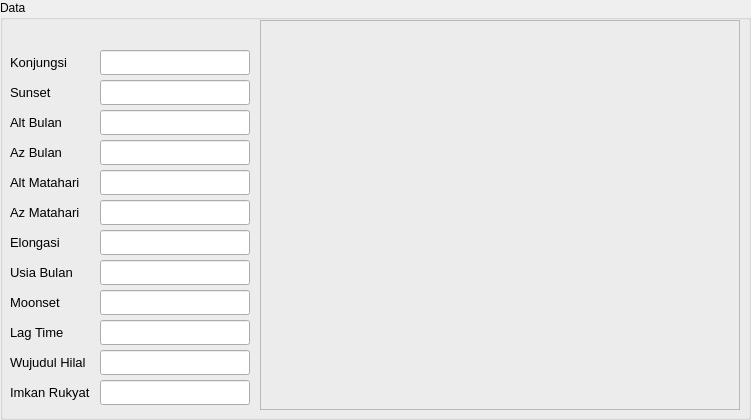
   <widget class="QGroupBox" name="groupBox">
    <property name="geometry">
     <rect>
      <x>170</x>
      <y>200</y>
      <width>751</width>
      <height>420</height>
     </rect>
    </property>
    <property name="title">
     <string>Data</string>
    </property>
    <widget class="QFrame" name="frame_grafik">
     <property name="geometry">
      <rect>
       <x>260</x>
       <y>20</y>
       <width>480</width>
       <height>390</height>
      </rect>
     </property>
     <property name="frameShape">
      <enum>QFrame::StyledPanel</enum>
     </property>
     <property name="frameShadow">
      <enum>QFrame::Raised</enum>
     </property>
    </widget>
    <widget class="QLineEdit" name="lineEdit_konjungsi">
     <property name="geometry">
      <rect>
       <x>100</x>
       <y>50</y>
       <width>150</width>
       <height>25</height>
      </rect>
     </property>
     <property name="font">
      <font>
       <pointsize>10</pointsize>
      </font>
     </property>
     <property name="layoutDirection">
      <enum>Qt::LeftToRight</enum>
     </property>
     <property name="text">
      <string/>
     </property>
     <property name="alignment">
      <set>Qt::AlignRight|Qt::AlignTrailing|Qt::AlignVCenter</set>
     </property>
     <property name="readOnly">
      <bool>true</bool>
     </property>
    </widget>
    <widget class="QLabel" name="label_2">
     <property name="geometry">
      <rect>
       <x>10</x>
       <y>50</y>
       <width>80</width>
       <height>25</height>
      </rect>
     </property>
     <property name="font">
      <font>
       <pointsize>10</pointsize>
      </font>
     </property>
     <property name="cursor">
      <cursorShape>IBeamCursor</cursorShape>
     </property>
     <property name="mouseTracking">
      <bool>false</bool>
     </property>
     <property name="tabletTracking">
      <bool>false</bool>
     </property>
     <property name="acceptDrops">
      <bool>false</bool>
     </property>
     <property name="text">
      <string>Konjungsi</string>
     </property>
     <property name="wordWrap">
      <bool>false</bool>
     </property>
    </widget>
    <widget class="QLabel" name="label_3">
     <property name="geometry">
      <rect>
       <x>10</x>
       <y>80</y>
       <width>80</width>
       <height>25</height>
      </rect>
     </property>
     <property name="font">
      <font>
       <pointsize>10</pointsize>
      </font>
     </property>
     <property name="cursor">
      <cursorShape>IBeamCursor</cursorShape>
     </property>
     <property name="mouseTracking">
      <bool>false</bool>
     </property>
     <property name="tabletTracking">
      <bool>false</bool>
     </property>
     <property name="acceptDrops">
      <bool>false</bool>
     </property>
     <property name="text">
      <string>Sunset</string>
     </property>
     <property name="wordWrap">
      <bool>false</bool>
     </property>
    </widget>
    <widget class="QLineEdit" name="lineEdit_sunset">
     <property name="geometry">
      <rect>
       <x>100</x>
       <y>80</y>
       <width>150</width>
       <height>25</height>
      </rect>
     </property>
     <property name="font">
      <font>
       <pointsize>10</pointsize>
      </font>
     </property>
     <property name="layoutDirection">
      <enum>Qt::LeftToRight</enum>
     </property>
     <property name="text">
      <string/>
     </property>
     <property name="alignment">
      <set>Qt::AlignRight|Qt::AlignTrailing|Qt::AlignVCenter</set>
     </property>
     <property name="readOnly">
      <bool>true</bool>
     </property>
    </widget>
    <widget class="QLabel" name="label_4">
     <property name="geometry">
      <rect>
       <x>10</x>
       <y>110</y>
       <width>80</width>
       <height>25</height>
      </rect>
     </property>
     <property name="font">
      <font>
       <pointsize>10</pointsize>
      </font>
     </property>
     <property name="cursor">
      <cursorShape>IBeamCursor</cursorShape>
     </property>
     <property name="mouseTracking">
      <bool>false</bool>
     </property>
     <property name="tabletTracking">
      <bool>false</bool>
     </property>
     <property name="acceptDrops">
      <bool>false</bool>
     </property>
     <property name="text">
      <string>Alt Bulan</string>
     </property>
     <property name="wordWrap">
      <bool>false</bool>
     </property>
    </widget>
    <widget class="QLabel" name="label_5">
     <property name="geometry">
      <rect>
       <x>10</x>
       <y>140</y>
       <width>80</width>
       <height>25</height>
      </rect>
     </property>
     <property name="font">
      <font>
       <pointsize>10</pointsize>
      </font>
     </property>
     <property name="cursor">
      <cursorShape>IBeamCursor</cursorShape>
     </property>
     <property name="mouseTracking">
      <bool>false</bool>
     </property>
     <property name="tabletTracking">
      <bool>false</bool>
     </property>
     <property name="acceptDrops">
      <bool>false</bool>
     </property>
     <property name="text">
      <string>Az Bulan</string>
     </property>
     <property name="wordWrap">
      <bool>false</bool>
     </property>
    </widget>
    <widget class="QLabel" name="label_6">
     <property name="geometry">
      <rect>
       <x>10</x>
       <y>170</y>
       <width>80</width>
       <height>25</height>
      </rect>
     </property>
     <property name="font">
      <font>
       <pointsize>10</pointsize>
      </font>
     </property>
     <property name="cursor">
      <cursorShape>IBeamCursor</cursorShape>
     </property>
     <property name="mouseTracking">
      <bool>false</bool>
     </property>
     <property name="tabletTracking">
      <bool>false</bool>
     </property>
     <property name="acceptDrops">
      <bool>false</bool>
     </property>
     <property name="text">
      <string>Alt Matahari</string>
     </property>
     <property name="wordWrap">
      <bool>false</bool>
     </property>
    </widget>
    <widget class="QLabel" name="label_7">
     <property name="geometry">
      <rect>
       <x>10</x>
       <y>200</y>
       <width>80</width>
       <height>25</height>
      </rect>
     </property>
     <property name="font">
      <font>
       <pointsize>10</pointsize>
      </font>
     </property>
     <property name="cursor">
      <cursorShape>IBeamCursor</cursorShape>
     </property>
     <property name="mouseTracking">
      <bool>false</bool>
     </property>
     <property name="tabletTracking">
      <bool>false</bool>
     </property>
     <property name="acceptDrops">
      <bool>false</bool>
     </property>
     <property name="text">
      <string>Az Matahari</string>
     </property>
     <property name="wordWrap">
      <bool>false</bool>
     </property>
    </widget>
    <widget class="QLabel" name="label_8">
     <property name="geometry">
      <rect>
       <x>10</x>
       <y>230</y>
       <width>80</width>
       <height>25</height>
      </rect>
     </property>
     <property name="font">
      <font>
       <pointsize>10</pointsize>
      </font>
     </property>
     <property name="cursor">
      <cursorShape>IBeamCursor</cursorShape>
     </property>
     <property name="mouseTracking">
      <bool>false</bool>
     </property>
     <property name="tabletTracking">
      <bool>false</bool>
     </property>
     <property name="acceptDrops">
      <bool>false</bool>
     </property>
     <property name="text">
      <string>Elongasi</string>
     </property>
     <property name="wordWrap">
      <bool>false</bool>
     </property>
    </widget>
    <widget class="QLabel" name="label_9">
     <property name="geometry">
      <rect>
       <x>10</x>
       <y>260</y>
       <width>80</width>
       <height>25</height>
      </rect>
     </property>
     <property name="font">
      <font>
       <pointsize>10</pointsize>
      </font>
     </property>
     <property name="cursor">
      <cursorShape>IBeamCursor</cursorShape>
     </property>
     <property name="mouseTracking">
      <bool>false</bool>
     </property>
     <property name="tabletTracking">
      <bool>false</bool>
     </property>
     <property name="acceptDrops">
      <bool>false</bool>
     </property>
     <property name="text">
      <string>Usia Bulan</string>
     </property>
     <property name="wordWrap">
      <bool>false</bool>
     </property>
    </widget>
    <widget class="QLabel" name="label_10">
     <property name="geometry">
      <rect>
       <x>10</x>
       <y>290</y>
       <width>80</width>
       <height>25</height>
      </rect>
     </property>
     <property name="font">
      <font>
       <pointsize>10</pointsize>
      </font>
     </property>
     <property name="cursor">
      <cursorShape>IBeamCursor</cursorShape>
     </property>
     <property name="mouseTracking">
      <bool>false</bool>
     </property>
     <property name="tabletTracking">
      <bool>false</bool>
     </property>
     <property name="acceptDrops">
      <bool>false</bool>
     </property>
     <property name="text">
      <string>Moonset</string>
     </property>
     <property name="wordWrap">
      <bool>false</bool>
     </property>
    </widget>
    <widget class="QLabel" name="label_11">
     <property name="geometry">
      <rect>
       <x>10</x>
       <y>320</y>
       <width>80</width>
       <height>25</height>
      </rect>
     </property>
     <property name="font">
      <font>
       <pointsize>10</pointsize>
      </font>
     </property>
     <property name="cursor">
      <cursorShape>IBeamCursor</cursorShape>
     </property>
     <property name="mouseTracking">
      <bool>false</bool>
     </property>
     <property name="tabletTracking">
      <bool>false</bool>
     </property>
     <property name="acceptDrops">
      <bool>false</bool>
     </property>
     <property name="text">
      <string>Lag Time</string>
     </property>
     <property name="wordWrap">
      <bool>false</bool>
     </property>
    </widget>
    <widget class="QLabel" name="label_12">
     <property name="geometry">
      <rect>
       <x>10</x>
       <y>380</y>
       <width>80</width>
       <height>25</height>
      </rect>
     </property>
     <property name="font">
      <font>
       <pointsize>10</pointsize>
      </font>
     </property>
     <property name="cursor">
      <cursorShape>IBeamCursor</cursorShape>
     </property>
     <property name="mouseTracking">
      <bool>false</bool>
     </property>
     <property name="tabletTracking">
      <bool>false</bool>
     </property>
     <property name="acceptDrops">
      <bool>false</bool>
     </property>
     <property name="text">
      <string>Imkan Rukyat</string>
     </property>
     <property name="wordWrap">
      <bool>false</bool>
     </property>
    </widget>
    <widget class="QLabel" name="label_13">
     <property name="geometry">
      <rect>
       <x>10</x>
       <y>350</y>
       <width>80</width>
       <height>25</height>
      </rect>
     </property>
     <property name="font">
      <font>
       <pointsize>10</pointsize>
      </font>
     </property>
     <property name="cursor">
      <cursorShape>IBeamCursor</cursorShape>
     </property>
     <property name="mouseTracking">
      <bool>false</bool>
     </property>
     <property name="tabletTracking">
      <bool>false</bool>
     </property>
     <property name="acceptDrops">
      <bool>false</bool>
     </property>
     <property name="text">
      <string>Wujudul Hilal</string>
     </property>
     <property name="wordWrap">
      <bool>false</bool>
     </property>
    </widget>
    <widget class="QLineEdit" name="lineEdit_altBulan">
     <property name="geometry">
      <rect>
       <x>100</x>
       <y>110</y>
       <width>150</width>
       <height>25</height>
      </rect>
     </property>
     <property name="font">
      <font>
       <pointsize>10</pointsize>
      </font>
     </property>
     <property name="layoutDirection">
      <enum>Qt::LeftToRight</enum>
     </property>
     <property name="text">
      <string/>
     </property>
     <property name="alignment">
      <set>Qt::AlignRight|Qt::AlignTrailing|Qt::AlignVCenter</set>
     </property>
     <property name="readOnly">
      <bool>true</bool>
     </property>
    </widget>
    <widget class="QLineEdit" name="lineEdit_azBulan">
     <property name="geometry">
      <rect>
       <x>100</x>
       <y>140</y>
       <width>150</width>
       <height>25</height>
      </rect>
     </property>
     <property name="font">
      <font>
       <pointsize>10</pointsize>
      </font>
     </property>
     <property name="layoutDirection">
      <enum>Qt::LeftToRight</enum>
     </property>
     <property name="text">
      <string/>
     </property>
     <property name="alignment">
      <set>Qt::AlignRight|Qt::AlignTrailing|Qt::AlignVCenter</set>
     </property>
     <property name="readOnly">
      <bool>true</bool>
     </property>
    </widget>
    <widget class="QLineEdit" name="lineEdit_altMatahari">
     <property name="geometry">
      <rect>
       <x>100</x>
       <y>170</y>
       <width>150</width>
       <height>25</height>
      </rect>
     </property>
     <property name="font">
      <font>
       <pointsize>10</pointsize>
      </font>
     </property>
     <property name="layoutDirection">
      <enum>Qt::LeftToRight</enum>
     </property>
     <property name="text">
      <string/>
     </property>
     <property name="alignment">
      <set>Qt::AlignRight|Qt::AlignTrailing|Qt::AlignVCenter</set>
     </property>
     <property name="readOnly">
      <bool>true</bool>
     </property>
    </widget>
    <widget class="QLineEdit" name="lineEdit_azMatahari">
     <property name="geometry">
      <rect>
       <x>100</x>
       <y>200</y>
       <width>150</width>
       <height>25</height>
      </rect>
     </property>
     <property name="font">
      <font>
       <pointsize>10</pointsize>
      </font>
     </property>
     <property name="layoutDirection">
      <enum>Qt::LeftToRight</enum>
     </property>
     <property name="text">
      <string/>
     </property>
     <property name="alignment">
      <set>Qt::AlignRight|Qt::AlignTrailing|Qt::AlignVCenter</set>
     </property>
     <property name="readOnly">
      <bool>true</bool>
     </property>
    </widget>
    <widget class="QLineEdit" name="lineEdit_elongasi">
     <property name="geometry">
      <rect>
       <x>100</x>
       <y>230</y>
       <width>150</width>
       <height>25</height>
      </rect>
     </property>
     <property name="font">
      <font>
       <pointsize>10</pointsize>
      </font>
     </property>
     <property name="layoutDirection">
      <enum>Qt::LeftToRight</enum>
     </property>
     <property name="text">
      <string/>
     </property>
     <property name="alignment">
      <set>Qt::AlignRight|Qt::AlignTrailing|Qt::AlignVCenter</set>
     </property>
     <property name="readOnly">
      <bool>true</bool>
     </property>
    </widget>
    <widget class="QLineEdit" name="lineEdit_usiaBulan">
     <property name="geometry">
      <rect>
       <x>100</x>
       <y>260</y>
       <width>150</width>
       <height>25</height>
      </rect>
     </property>
     <property name="font">
      <font>
       <pointsize>10</pointsize>
      </font>
     </property>
     <property name="layoutDirection">
      <enum>Qt::LeftToRight</enum>
     </property>
     <property name="text">
      <string/>
     </property>
     <property name="alignment">
      <set>Qt::AlignRight|Qt::AlignTrailing|Qt::AlignVCenter</set>
     </property>
     <property name="readOnly">
      <bool>true</bool>
     </property>
    </widget>
    <widget class="QLineEdit" name="lineEdit_moonset">
     <property name="geometry">
      <rect>
       <x>100</x>
       <y>290</y>
       <width>150</width>
       <height>25</height>
      </rect>
     </property>
     <property name="font">
      <font>
       <pointsize>10</pointsize>
      </font>
     </property>
     <property name="layoutDirection">
      <enum>Qt::LeftToRight</enum>
     </property>
     <property name="text">
      <string/>
     </property>
     <property name="alignment">
      <set>Qt::AlignRight|Qt::AlignTrailing|Qt::AlignVCenter</set>
     </property>
     <property name="readOnly">
      <bool>true</bool>
     </property>
    </widget>
    <widget class="QLineEdit" name="lineEdit_lagTime">
     <property name="geometry">
      <rect>
       <x>100</x>
       <y>320</y>
       <width>150</width>
       <height>25</height>
      </rect>
     </property>
     <property name="font">
      <font>
       <pointsize>10</pointsize>
      </font>
     </property>
     <property name="layoutDirection">
      <enum>Qt::LeftToRight</enum>
     </property>
     <property name="text">
      <string/>
     </property>
     <property name="alignment">
      <set>Qt::AlignRight|Qt::AlignTrailing|Qt::AlignVCenter</set>
     </property>
     <property name="readOnly">
      <bool>true</bool>
     </property>
    </widget>
    <widget class="QLineEdit" name="lineEdit_wujudulHilal">
     <property name="geometry">
      <rect>
       <x>100</x>
       <y>350</y>
       <width>150</width>
       <height>25</height>
      </rect>
     </property>
     <property name="font">
      <font>
       <pointsize>10</pointsize>
      </font>
     </property>
     <property name="layoutDirection">
      <enum>Qt::LeftToRight</enum>
     </property>
     <property name="text">
      <string/>
     </property>
     <property name="alignment">
      <set>Qt::AlignRight|Qt::AlignTrailing|Qt::AlignVCenter</set>
     </property>
     <property name="readOnly">
      <bool>true</bool>
     </property>
    </widget>
    <widget class="QLineEdit" name="lineEdit_imkanRukyat">
     <property name="geometry">
      <rect>
       <x>100</x>
       <y>380</y>
       <width>150</width>
       <height>25</height>
      </rect>
     </property>
     <property name="font">
      <font>
       <pointsize>10</pointsize>
      </font>
     </property>
     <property name="layoutDirection">
      <enum>Qt::LeftToRight</enum>
     </property>
     <property name="text">
      <string/>
     </property>
     <property name="alignment">
      <set>Qt::AlignRight|Qt::AlignTrailing|Qt::AlignVCenter</set>
     </property>
     <property name="readOnly">
      <bool>true</bool>
     </property>
    </widget>
   </widget>
